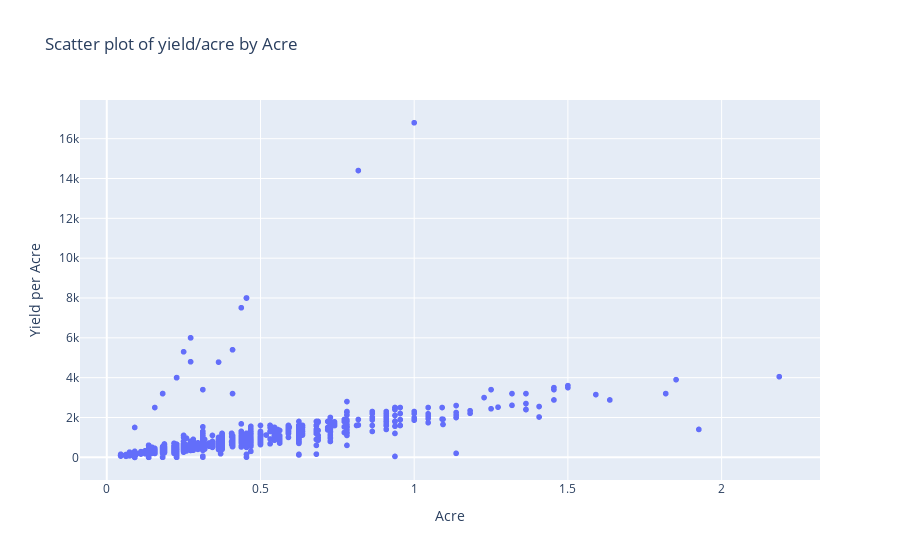

Source (notebook cell):
### Code cell
fig = px.scatter(x=Acre, y=df['Yield'], title='Scatter plot of yield/acre by Acre')
fig.update_xaxes(title_text="Acre")
fig.update_yaxes(title_text="Yield per Acre")
fig.show()

### Figure 1 — Plotly figure (JSON) as saved in the notebook; plotly's stock layout.template omitted (floating-point values rounded to 4 significant figures; data arrays with more than 128 entries replaced by an {"elided": "..."} marker saying what was removed)
{"data": [{"hovertemplate": "x=%{x}<br>y=%{y}<extra></extra>", "legendgroup": "", "marker": {"color": "#636efa", "symbol": "circle"}, "mode": "markers", "name": "", "showlegend": false, "type": "scattergl", "x": {"elided": "3870 float values"}, "xaxis": "x", "y": {"elided": "3870 int values"}, "yaxis": "y"}], "layout": {"legend": {"tracegroupgap": 0}, "title": {"text": "Scatter plot of yield/acre by Acre"}, "xaxis": {"anchor": "y", "domain": [0, 1], "title": {"text": "Acre"}}, "yaxis": {"anchor": "x", "domain": [0, 1], "title": {"text": "Yield per Acre"}}}}
